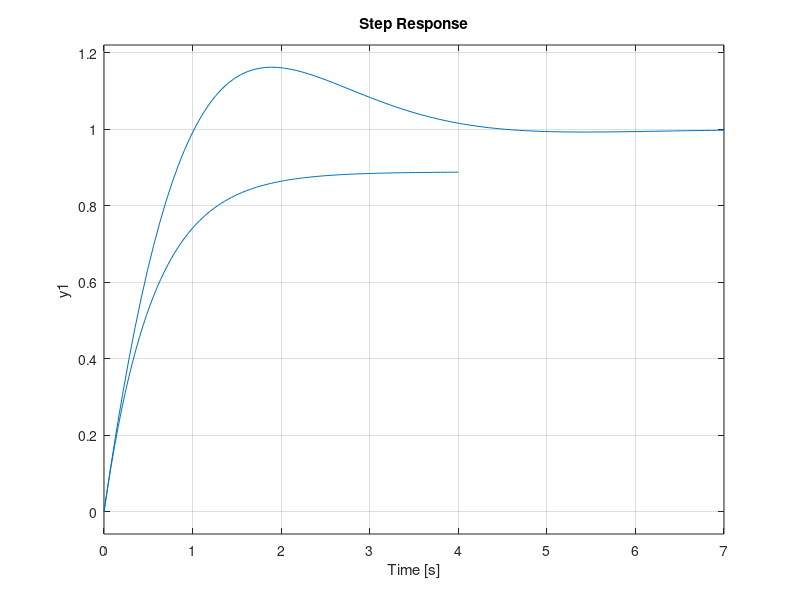

Write MATLAB code to recreate this figure.
%% Ch.2 — Example 2.6 Closed-loop simulation
% Process Dynamics and Control, SeoulTech — slide 31
% https://seoultechpse.github.io/ProCon/ch2/ch2_analysis.html#/30
% Requires: Control System Toolbox

clear; close all; clc

Gp = tf(0.8, [5 1]);

Gc  = 10;                        % P
Gcl = feedback(Gp*Gc, 1);
step(Gcl); hold on

Gc  = tf([10 10], [1 0]);        % PI: 10(1 + 1/s)
Gcl = feedback(Gp*Gc, 1);
step(Gcl)
